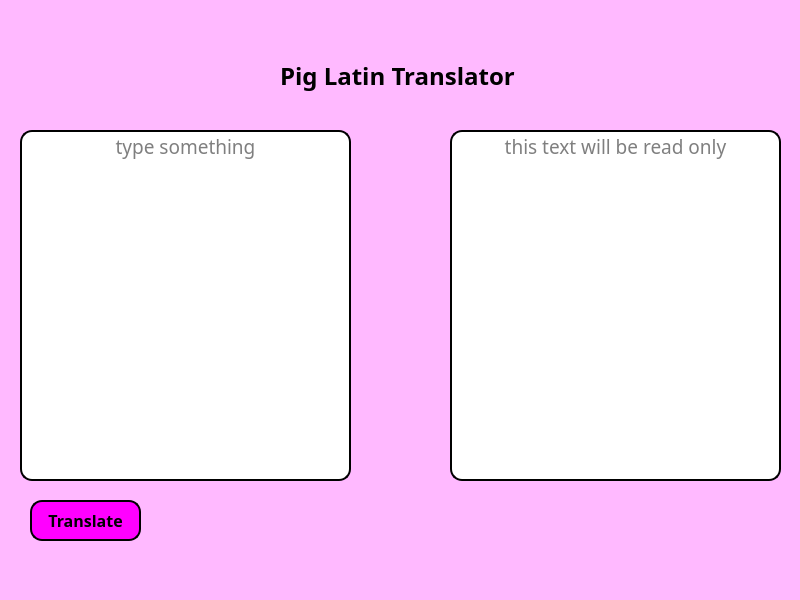
<?xml version="1.0" encoding="UTF-8"?>
<ui version="4.0">
 <class>MainWindow</class>
 <widget class="QMainWindow" name="MainWindow">
  <property name="geometry">
   <rect>
    <x>0</x>
    <y>0</y>
    <width>800</width>
    <height>600</height>
   </rect>
  </property>
  <property name="cursor">
   <cursorShape>ArrowCursor</cursorShape>
  </property>
  <property name="windowTitle">
   <string>MainWindow</string>
  </property>
  <property name="autoFillBackground">
   <bool>false</bool>
  </property>
  <property name="styleSheet">
   <string notr="true">background-color: rgb(255, 185, 255)</string>
  </property>
  <widget class="QWidget" name="centralwidget">
   <widget class="QLabel" name="label">
    <property name="geometry">
     <rect>
      <x>280</x>
      <y>60</y>
      <width>241</width>
      <height>31</height>
     </rect>
    </property>
    <property name="font">
     <font>
      <family>Sans Serif Collection</family>
      <pointsize>18</pointsize>
      <weight>75</weight>
      <bold>true</bold>
     </font>
    </property>
    <property name="text">
     <string>Pig Latin Translator</string>
    </property>
   </widget>
   <widget class="QLineEdit" name="textbox">
    <property name="geometry">
     <rect>
      <x>20</x>
      <y>130</y>
      <width>331</width>
      <height>351</height>
     </rect>
    </property>
    <property name="font">
     <font>
      <family>Sans Serif Collection</family>
      <pointsize>14</pointsize>
      <weight>50</weight>
      <italic>false</italic>
      <bold>false</bold>
     </font>
    </property>
    <property name="styleSheet">
     <string notr="true">QLineEdit {
	background-color: rgb(255, 255, 255);
	border: 2px solid rgb(0, 0, 0);
	border-radius: 12px;
	font: 14pt &quot;Sans Serif Collection&quot;;
}

QPushButton::hover {
	background-color: rgb(255, 0, 213)
}</string>
    </property>
    <property name="text">
     <string/>
    </property>
    <property name="alignment">
     <set>Qt::AlignHCenter|Qt::AlignTop</set>
    </property>
    <property name="placeholderText">
     <string>type something</string>
    </property>
   </widget>
   <widget class="QLineEdit" name="unchanged_text">
    <property name="geometry">
     <rect>
      <x>450</x>
      <y>130</y>
      <width>331</width>
      <height>351</height>
     </rect>
    </property>
    <property name="font">
     <font>
      <family>Sans Serif Collection</family>
      <pointsize>14</pointsize>
      <weight>50</weight>
      <italic>false</italic>
      <bold>false</bold>
     </font>
    </property>
    <property name="styleSheet">
     <string notr="true">QLineEdit {
	background-color: rgb(255, 255, 255);
	border: 2px solid rgb(0, 0, 0);
	border-radius: 12px;
	
	font: 14pt &quot;Sans Serif Collection&quot;;
}</string>
    </property>
    <property name="text">
     <string/>
    </property>
    <property name="alignment">
     <set>Qt::AlignHCenter|Qt::AlignTop</set>
    </property>
    <property name="readOnly">
     <bool>true</bool>
    </property>
    <property name="placeholderText">
     <string>this text will be read only</string>
    </property>
   </widget>
   <widget class="QPushButton" name="button">
    <property name="enabled">
     <bool>true</bool>
    </property>
    <property name="geometry">
     <rect>
      <x>30</x>
      <y>500</y>
      <width>111</width>
      <height>41</height>
     </rect>
    </property>
    <property name="font">
     <font>
      <family>Sans Serif Collection</family>
      <pointsize>12</pointsize>
      <weight>75</weight>
      <bold>true</bold>
     </font>
    </property>
    <property name="styleSheet">
     <string notr="true">QPushButton {
	background-color: rgb(255, 0, 255);
	border: 2px solid rgb(0, 0, 0);
	border-radius: 12px;
}

QPushButton::hover {
	background-color: rgb(255, 85, 255);
}

QPushButton::pressed {
	background-color: rgb(230, 0, 255);
}</string>
    </property>
    <property name="text">
     <string>Translate</string>
    </property>
    <property name="checkable">
     <bool>true</bool>
    </property>
   </widget>
  </widget>
  <widget class="QStatusBar" name="statusbar"/>
 </widget>
 <resources/>
 <connections>
  <connection>
   <sender>textbox</sender>
   <signal>textChanged(QString)</signal>
   <receiver>unchanged_text</receiver>
   <slot>hide()</slot>
   <hints>
    <hint type="sourcelabel">
     <x>185</x>
     <y>305</y>
    </hint>
    <hint type="destinationlabel">
     <x>615</x>
     <y>305</y>
    </hint>
   </hints>
  </connection>
  <connection>
   <sender>button</sender>
   <signal>pressed()</signal>
   <receiver>unchanged_text</receiver>
   <slot>show()</slot>
   <hints>
    <hint type="sourcelabel">
     <x>85</x>
     <y>520</y>
    </hint>
    <hint type="destinationlabel">
     <x>615</x>
     <y>305</y>
    </hint>
   </hints>
  </connection>
  <connection>
   <sender>textbox</sender>
   <signal>textChanged(QString)</signal>
   <receiver>unchanged_text</receiver>
   <slot>update()</slot>
   <hints>
    <hint type="sourcelabel">
     <x>185</x>
     <y>305</y>
    </hint>
    <hint type="destinationlabel">
     <x>615</x>
     <y>305</y>
    </hint>
   </hints>
  </connection>
 </connections>
 <slots>
  <slot>set_visible()</slot>
  <slot>set_invisible()</slot>
  <slot>translate()</slot>
 </slots>
</ui>
